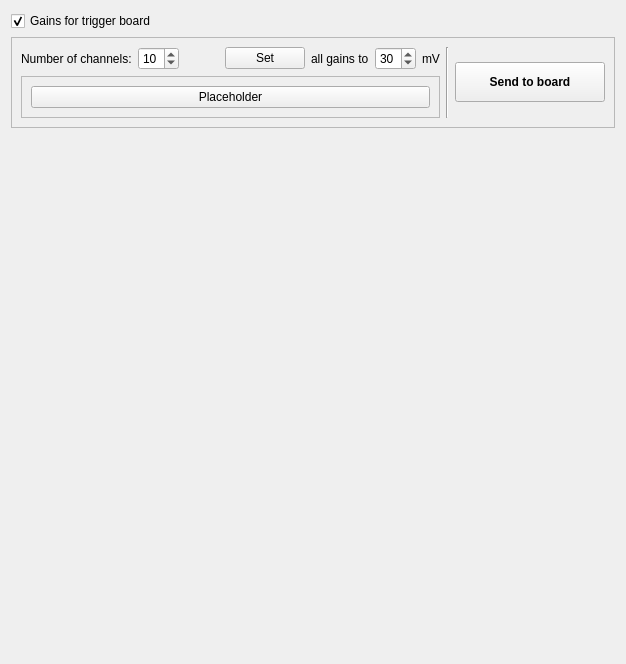
          <widget class="QWidget" name="tab_13">
           <attribute name="title">
            <string>Gains</string>
           </attribute>
           <layout class="QVBoxLayout" name="verticalLayout_53">
            <item>
             <widget class="QCheckBox" name="cbGainsForTriggerBoard">
              <property name="text">
               <string>Gains for trigger board</string>
              </property>
              <property name="checked">
               <bool>true</bool>
              </property>
             </widget>
            </item>
            <item>
             <widget class="QFrame" name="frame_3">
              <property name="frameShape">
               <enum>QFrame::Shape::StyledPanel</enum>
              </property>
              <property name="frameShadow">
               <enum>QFrame::Shadow::Raised</enum>
              </property>
              <layout class="QVBoxLayout" name="verticalLayout_52">
               <item>
                <layout class="QHBoxLayout" name="horizontalLayout_82">
                 <item>
                  <layout class="QVBoxLayout" name="verticalLayout_51">
                   <item>
                    <layout class="QHBoxLayout" name="horizontalLayout_79">
                     <item>
                      <widget class="QLabel" name="label_118">
                       <property name="text">
                        <string>Number of channels:</string>
                       </property>
                      </widget>
                     </item>
                     <item>
                      <widget class="QSpinBox" name="sbNumberTriggerBoardChannels">
                       <property name="value">
                        <number>10</number>
                       </property>
                      </widget>
                     </item>
                     <item>
                      <spacer name="horizontalSpacer_56">
                       <property name="orientation">
                        <enum>Qt::Orientation::Horizontal</enum>
                       </property>
                       <property name="sizeHint" stdset="0">
                        <size>
                         <width>40</width>
                         <height>20</height>
                        </size>
                       </property>
                      </spacer>
                     </item>
                     <item>
                      <widget class="QPushButton" name="pbSetAllTriggerGainsTo">
                       <property name="text">
                        <string>Set</string>
                       </property>
                      </widget>
                     </item>
                     <item>
                      <widget class="QLabel" name="label_119">
                       <property name="text">
                        <string>all gains to</string>
                       </property>
                      </widget>
                     </item>
                     <item>
                      <widget class="QSpinBox" name="sbAllGainsTo">
                       <property name="minimum">
                        <number>5</number>
                       </property>
                       <property name="value">
                        <number>30</number>
                       </property>
                      </widget>
                     </item>
                     <item>
                      <widget class="QLabel" name="label_120">
                       <property name="text">
                        <string>mV</string>
                       </property>
                      </widget>
                     </item>
                    </layout>
                   </item>
                   <item>
                    <widget class="QFrame" name="frame_4">
                     <property name="frameShape">
                      <enum>QFrame::Shape::StyledPanel</enum>
                     </property>
                     <property name="frameShadow">
                      <enum>QFrame::Shadow::Raised</enum>
                     </property>
                     <layout class="QVBoxLayout" name="vlTriggerBoard">
                      <item>
                       <widget class="QPushButton" name="pbDummy_TriggerBoard">
                        <property name="text">
                         <string>Placeholder</string>
                        </property>
                       </widget>
                      </item>
                     </layout>
                    </widget>
                   </item>
                  </layout>
                 </item>
                 <item>
                  <widget class="Line" name="line_22">
                   <property name="orientation">
                    <enum>Qt::Orientation::Vertical</enum>
                   </property>
                  </widget>
                 </item>
                 <item>
                  <widget class="QPushButton" name="pbSendTriggerBoardGains">
                   <property name="minimumSize">
                    <size>
                     <width>150</width>
                     <height>40</height>
                    </size>
                   </property>
                   <property name="font">
                    <font>
                     <bold>true</bold>
                    </font>
                   </property>
                   <property name="text">
                    <string>Send to board</string>
                   </property>
                  </widget>
                 </item>
                </layout>
               </item>
              </layout>
             </widget>
            </item>
            <item>
             <spacer name="verticalSpacer_38">
              <property name="orientation">
               <enum>Qt::Orientation::Vertical</enum>
              </property>
              <property name="sizeHint" stdset="0">
               <size>
                <width>20</width>
                <height>525</height>
               </size>
              </property>
             </spacer>
            </item>
           </layout>
          </widget>
